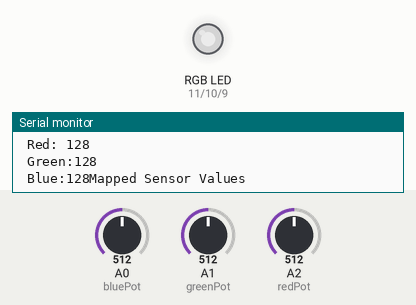
The sketch below on a simulated Arduino Uno, built with avr-gcc and run on an emulated ATmega328P. Parts: an RGB LED mixed from three pins (HIGH = lit), the last lines printed to the serial monitor. The test bench sets the inputs (shaded band); at power-on: A0 (bluePot) = 512, A1 (greenPot) = 512, A2 (redPot) = 512. Dim RGB values are drawn brighter than linear.

Above: at 1.2 s.
1.3 s: A0 (bluePot) set to 716
At 1.9 s:
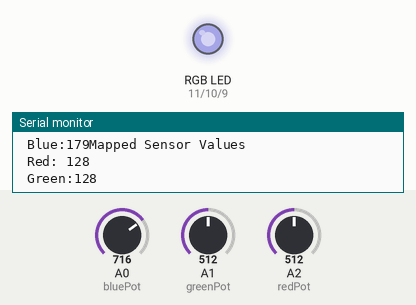
2.8 s: A1 (greenPot) set to 416
At 3.6 s:
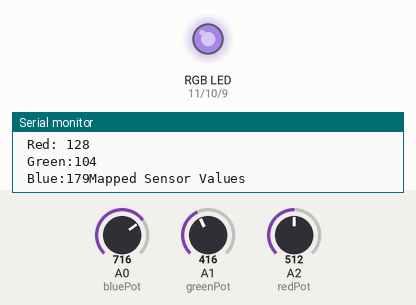
5.8 s: A1 (greenPot) set to 381
At 6.2 s:
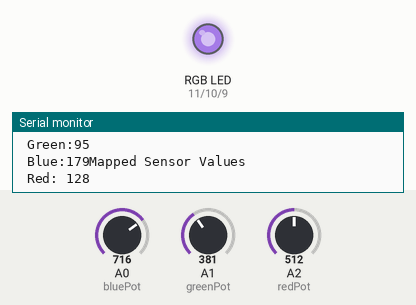
8.8 s: A2 (redPot) set to 409
At 10.0 s:
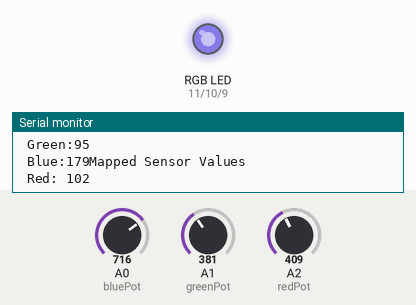
11.8 s: A2 (redPot) set to 392
At 12.2 s:
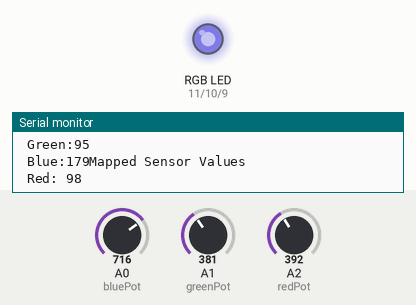
14.8 s: A0 (bluePot) set to 406
At 16.0 s:
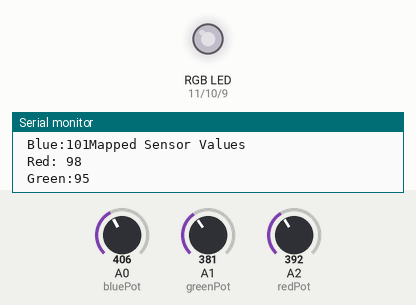
17.8 s: A0 (bluePot) set to 392
Timing chart, 0 to 20.8 s (numbered marks = the images above; inputs shaded):
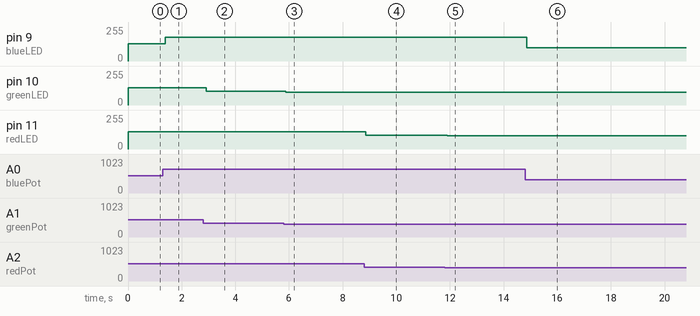

The sketch:

Potentiometer_Color_Lamp.ino
```cpp
//LEDs
int const redLED = 11;
int const greenLED = 10;
int const blueLED = 9;

//Potentiometers
int const redPot = A2;
int const greenPot = A1;
int const bluePot = A0;

//Potentiometer reading/conversion
int redValue = 0;
int redReading = 0;
int greenValue = 0;
int greenReading = 0;
int blueValue = 0;
int blueReading = 0;

void setup() {
  Serial.begin(9600);

  //setting the direction of the digital pins and setting up the serial port
  pinMode(redLED, OUTPUT);
  pinMode(greenLED, OUTPUT);
  pinMode(blueLED, OUTPUT);
}

void loop() {
  //reading value of each potentiometer
  redReading = analogRead(redPot);
  greenReading = analogRead(greenPot);
  blueReading = analogRead(bluePot);

  //convert values of 0 - 1023 to values b/w 0 - 255
  redValue = redReading/4;
  greenValue = greenReading/4;
  blueValue = blueReading/4;

  //report the calculated LED light levels (test/debug only)
  Serial.print("Mapped Sensor Values \n Red: ");
  Serial.print(redValue);
  Serial.print(" \n Green:");
  Serial.print(greenValue);
  Serial.print(" \n Blue:");
  Serial.print(blueValue);

  //set LED light levels
  analogWrite(redLED, redValue);
  analogWrite(greenLED, greenValue);
  analogWrite(blueLED, blueValue);
}
```

Measured:
- after the input at 1.3 s, pin 9 (blueLED): 128/255 → 179/255 after 0.09 s
- after the input at 2.8 s, pin 10 (greenLED): 128/255 → 104/255 after 0.11 s
- after the input at 5.8 s, pin 10 (greenLED): 104/255 → 95/255 after 0.08 s
- after the input at 8.8 s, pin 11 (redLED): 128/255 → 102/255 after 0.06 s
- after the input at 11.8 s, pin 11 (redLED): 102/255 → 98/255 after 0.09 s
- after the input at 14.8 s, pin 9 (blueLED): 179/255 → 101/255 after 0.07 s
- after the input at 17.8 s, pin 9 (blueLED): 101/255 → 98/255 after 0.09 s
